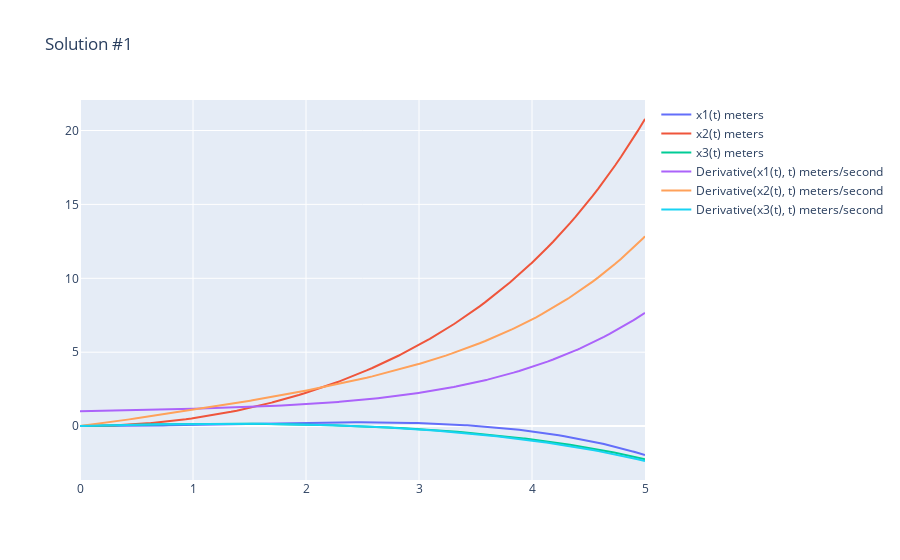

The code cell stored with this chart in its notebook:
### Code cell
system_dynamics = [x1_dynamics, x2_dynamics, x3_dynamics]

data = simulate_dynamic_system(system_dynamics, x_f=5, max_step=0.1, substitute={
    k1: 0.1,
    k2: 0.1,
    F: 0,
    m1: 1,
    m2: 1,
    m3: 1,
    c: 0.1
}, initial_conditions={
    x1: 0,
    dx1: 1, 
    x2: 0,
    dx2: 0,
    x3: 0,
    dx3: 0
}, record=[x1, x2, x3, dx1, dx2, dx3])

### Figure 1 — Plotly figure (JSON) as saved in the notebook; plotly's stock layout.template omitted (floating-point values rounded to 4 significant figures; data arrays with more than 128 entries replaced by an {"elided": "..."} marker saying what was removed)
{"data": [{"name": "x1(t) meters", "type": "scatter", "x": {"elided": "314 float values"}, "y": {"elided": "314 float values"}}, {"name": "x2(t) meters", "type": "scatter", "x": {"elided": "314 float values"}, "y": {"elided": "314 float values"}}, {"name": "x3(t) meters", "type": "scatter", "x": {"elided": "314 float values"}, "y": {"elided": "314 float values"}}, {"name": "Derivative(x1(t), t) meters/second", "type": "scatter", "x": {"elided": "314 float values"}, "y": {"elided": "314 float values"}}, {"name": "Derivative(x2(t), t) meters/second", "type": "scatter", "x": {"elided": "314 float values"}, "y": {"elided": "314 float values"}}, {"name": "Derivative(x3(t), t) meters/second", "type": "scatter", "x": {"elided": "314 float values"}, "y": {"elided": "314 float values"}}], "layout": {"title": {"text": "Solution #1"}}}
